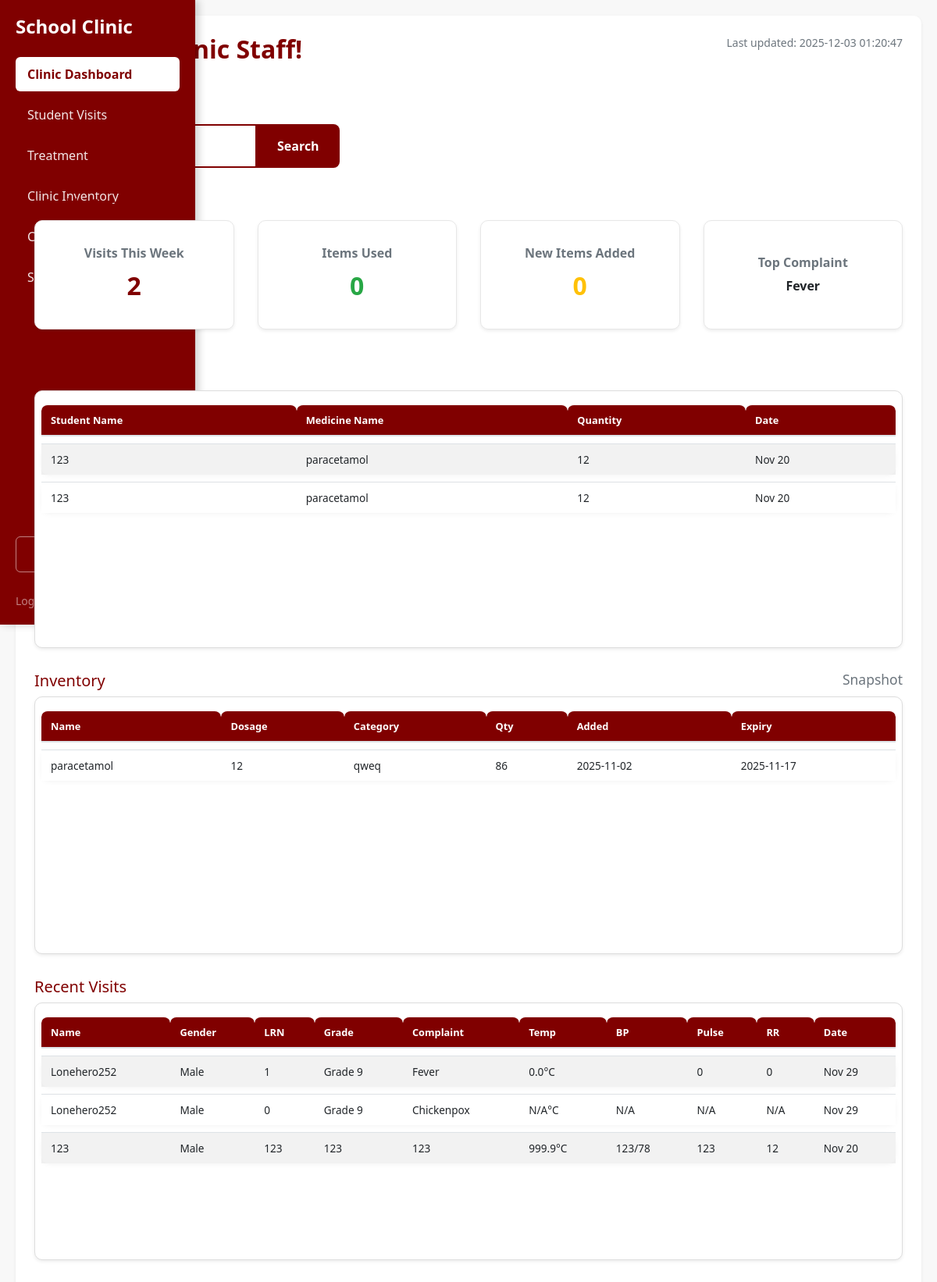
Page /dashboard_staff/index.php on the earlier database version.
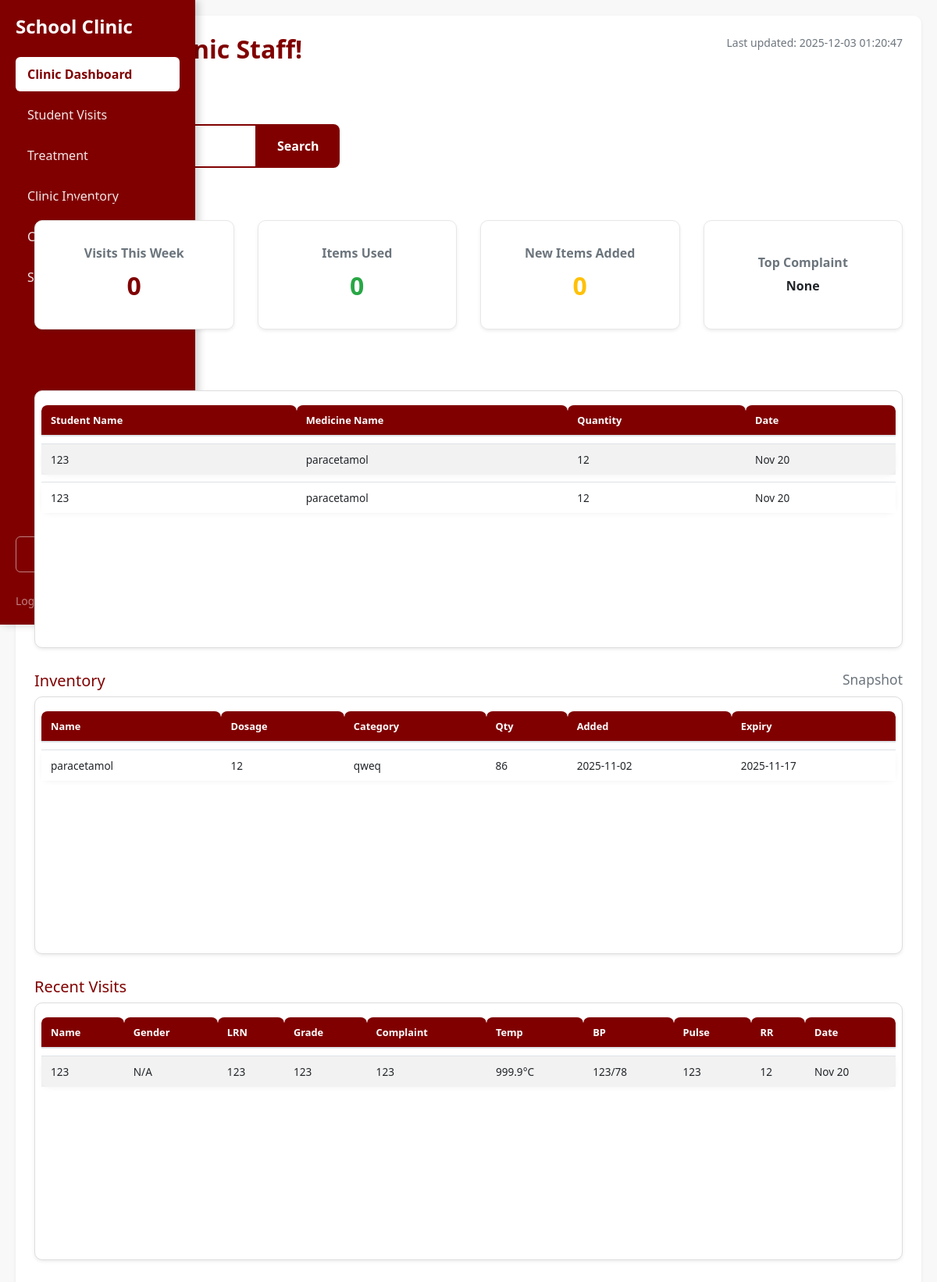
Same page on the later database version.
### tables this page shows
CREATE TABLE `transaction` (
  `transactionID` int(11) NOT NULL,
  `quantity` int(11) NOT NULL,
  `transactionDate` date NOT NULL,
  `itemID` int(11) DEFAULT NULL,
  `studentID` int(11) DEFAULT NULL,
  `remarks` varchar(255) DEFAULT NULL
);

CREATE TABLE `studentrecord` (
  `ID` int(11) NOT NULL,
  `name` varchar(32) NOT NULL,
  `idNum` int(11) NOT NULL,
  `gender` varchar(10) DEFAULT NULL,
  `department` varchar(30) NOT NULL,
  `section` varchar(50) DEFAULT NULL,
  `complaint` varchar(255) NOT NULL,
  `visitDate` date NOT NULL
);

CREATE TABLE `inventory` (
  `itemID` int(11) NOT NULL,
  `genericName` varchar(32) NOT NULL,
  `dosage` varchar(32) NOT NULL,
  `brand` varchar(32) NOT NULL,
  `category` varchar(32) NOT NULL,
  `addDate` date NOT NULL,
  `expDate` date NOT NULL,
  `quantity` int(11) NOT NULL
);

### dashboard_staff/pdo.php (called while the page is built, shortened)
<?php
class oop_class {
    private $conn;
    function __construct(){
        try {
            $connection = "mysql:host=" . SERVER . ";dbname=" . DBNAME . ";charset=utf8";
            $this->conn = new PDO($connection, USER, PASS);
            $this->conn->setAttribute(PDO::ATTR_ERRMODE, PDO::ERRMODE_EXCEPTION);
        } catch (PDOException $e) {
            echo "<script>alert('Connection Failed');</script>";
        }
    }
    public function show_inventory(){
        $select = "SELECT * FROM inventory";
        $stmt = $this->conn->prepare($select);
        $stmt->execute();
        return $stmt;
    }
    public function show_transactions(){
        $select = "
            SELECT
                t.transactionID,
                t.quantity,
                t.transactionDate,
                i.genericName AS medicineName,
                s.name AS studentName
            FROM transaction t
            LEFT JOIN inventory i ON t.itemID = i.itemID
            LEFT JOIN studentrecord s ON t.studentID = s.ID
            ORDER BY t.transactionID DESC
        ";
        $stmt = $this->conn->prepare($select);
        $stmt->execute();
        return $stmt;
    }
    public function show_studentRecords_with_vitals(){
        $select = "
            SELECT
            sr.*,
            sv.temperature,
            sv.bloodPressure,
            sv.pulse,
            sv.respiratoryRate,
            sv.vitalDate
            FROM studentrecord sr
            LEFT JOIN student_vitals sv ON sr.ID = sv.studentID
            AND sv.vitalDate = (
                SELECT MAX(vitalDate)
                FROM student_vitals sv2
                WHERE sv2.studentID = sr.ID
            )
            ORDER BY sr.visitDate DESC
        ";
        $stmt = $this->conn->prepare($select);
        $stmt->execute();
        return $stmt;
        }
}
?>

### dashboard_staff/index.php (the view, shortened to what the rows shown need)
<?php
include 'pdo.php';
$oop = new oop_class();
$fetch_inventory = $oop->show_inventory();
$fetch_studentRecords = $oop->show_studentRecords_with_vitals();
$fetch_transactions = $oop->show_transactions();
include '../sidebar/sidebar.php';
?>
<!DOCTYPE html>
<html lang="en">
<head>
</head>
<body class="bg-light">
<div class="main-content">
    <div class="bg-white rounded p-4 shadow-sm">
        <div class="d-flex justify-content-between flex-wrap">
            <div>
                <h2 class="fw-bold mb-1">Welcome, Clinic Staff!</h2>
            </div>
        </div>
        <div class="row g-4 mt-2">
            <div class="col-lg-6">
                <div class="table-responsive bg-white rounded shadow-sm p-2" style="max-height: 350px; overflow-y: auto;">
                    <?php
                    if ($fetch_transactions && $fetch_transactions->rowCount() > 0) {
                        echo '<table class="table table-striped table-hover mb-0 small">';
                        echo '<thead class="table-light sticky-top" style="background-color: #f8f9fa;">
                                <tr>
                                    <th>Student Name</th>
                                    <th>Medicine Name</th>
                                    <th>Quantity</th>
                                    <th>Date</th>
                                </tr>
                            </thead><tbody>';
                        $fetch_transactions->execute();
                        while ($row = $fetch_transactions->fetch(PDO::FETCH_ASSOC)) {
                            echo "<tr>
                                    <td>" . htmlspecialchars($row['studentName'] ?? 'N/A') . "</td>
                                    <td>" . htmlspecialchars($row['medicineName'] ?? 'N/A') . "</td>
                                    <td>" . htmlspecialchars($row['quantity']) . "</td>
                                    <td>" . date('M j', strtotime($row['transactionDate'])) . "</td>
                                </tr>";
                        }
                        echo '</tbody></table>';
                    } else {
                        echo '<div class="p-4 text-center text-muted">No Transactions.</div>';
                    }
                    ?>
                </div>
            </div>
            <div class="col-lg-6">
                <div class="table-responsive bg-white rounded shadow-sm p-2" style="max-height: 350px; overflow-y: auto;">
                    <?php
                    if ($fetch_inventory && $fetch_inventory->rowCount() > 0) {
                        echo '<table class="table table-sm mb-0 small">';
                        echo '<thead class="table-light">
                                <tr>
                                    <th>Name</th>
                                    <th>Dosage</th>
                                    <th>Category</th>
                                    <th>Qty</th>
                                    <th>Added</th>
                                    <th>Expiry</th>
                                </tr>
                            </thead><tbody>';
                        while ($row = $fetch_inventory->fetch(PDO::FETCH_ASSOC)) {
                            echo "<tr>
                                    <td>" . htmlspecialchars($row['genericName']) . "</td>
                                    <td>" . htmlspecialchars($row['dosage']) . "</td>
                                    <td>" . htmlspecialchars($row['category']) . "</td>
                                    <td>" . htmlspecialchars($row['quantity']) . "</td>
                                    <td>" . htmlspecialchars($row['addDate']) . "</td>
                                    <td>" . htmlspecialchars($row['expDate']) . "</td>
                                </tr>";
                        }
                        echo '</tbody></table>';
                    } else {
                        echo '<div class="p-4 text-center text-muted">No Inventory Records.</div>';
                    }
                    ?>
                </div>
            </div>
            <div class="col-12">
                <div class="table-responsive bg-white rounded shadow-sm p-2" style="max-height: 350px; overflow-y: auto;">
                    <?php
                    if ($fetch_studentRecords && $fetch_studentRecords->rowCount() > 0) {
                        echo '<table class="table table-striped table-hover mb-0 small">';
                        echo '<thead class="table-light sticky-top" style="background-color: #f8f9fa;">
                                <tr>
                                    <th>Name</th>
                                    <th>Gender</th>
                                    <th>LRN</th>
                                    <th>Grade</th>
                                    <th>Complaint</th>
                                    <th>Temp</th>
                                    <th>BP</th>
                                    <th>Pulse</th>
                                    <th>RR</th>
                                    <th>Date</th>
                                </tr>
                            </thead><tbody>';
                        $fetch_studentRecords->execute();
                        while ($row = $fetch_studentRecords->fetch(PDO::FETCH_ASSOC)) {
                            echo "<tr>
                                    <td>" . htmlspecialchars($row['name']) . "</td>
                                    <td>" . htmlspecialchars($row['gender'] ?? 'N/A') . "</td>
                                    <td>" . htmlspecialchars($row['idNum']) . "</td>
                                    <td>" . htmlspecialchars($row['department']) . "</td>
                                    <td>" . htmlspecialchars($row['complaint']) . "</td>
                                    <td>" . htmlspecialchars($row['temperature'] ?? 'N/A') . "°C</td>
                                    <td>" . htmlspecialchars($row['bloodPressure'] ?? 'N/A') . "</td>
                                    <td>" . htmlspecialchars($row['pulse'] ?? 'N/A') . "</td>
                                    <td>" . htmlspecialchars($row['respiratoryRate'] ?? 'N/A') . "</td>
                                    <td>" . date('M j', strtotime($row['visitDate'])) . "</td>
                                </tr>";
                        }
                        echo '</tbody></table>';
                    } else {
                        echo '<div class="p-4 text-center text-muted">No recent visits.</div>';
                    }
                    ?>
                </div>
            </div>
        </div>
    </div>
</div>
</body>
</html>

Differences in the rows shown:
removed studentrecord: name "Lonehero252", gender "Male", idNum "1", department "Grade 9", complaint "Fever", temperature "0.0", pulse "0", respiratoryRate "0", visitDate "Nov 29"
removed studentrecord: name "Lonehero252", gender "Male", idNum "0", department "Grade 9", complaint "Chickenpox", temperature "N/A", bloodPressure "N/A", pulse "N/A", respiratoryRate "N/A", visitDate "Nov 29"
changed studentrecord "Nov 20": gender "Male" → "N/A"
Other differences:
$weekly_visits: "2" → "0"
$common_complaint: "Fever" → "None"
